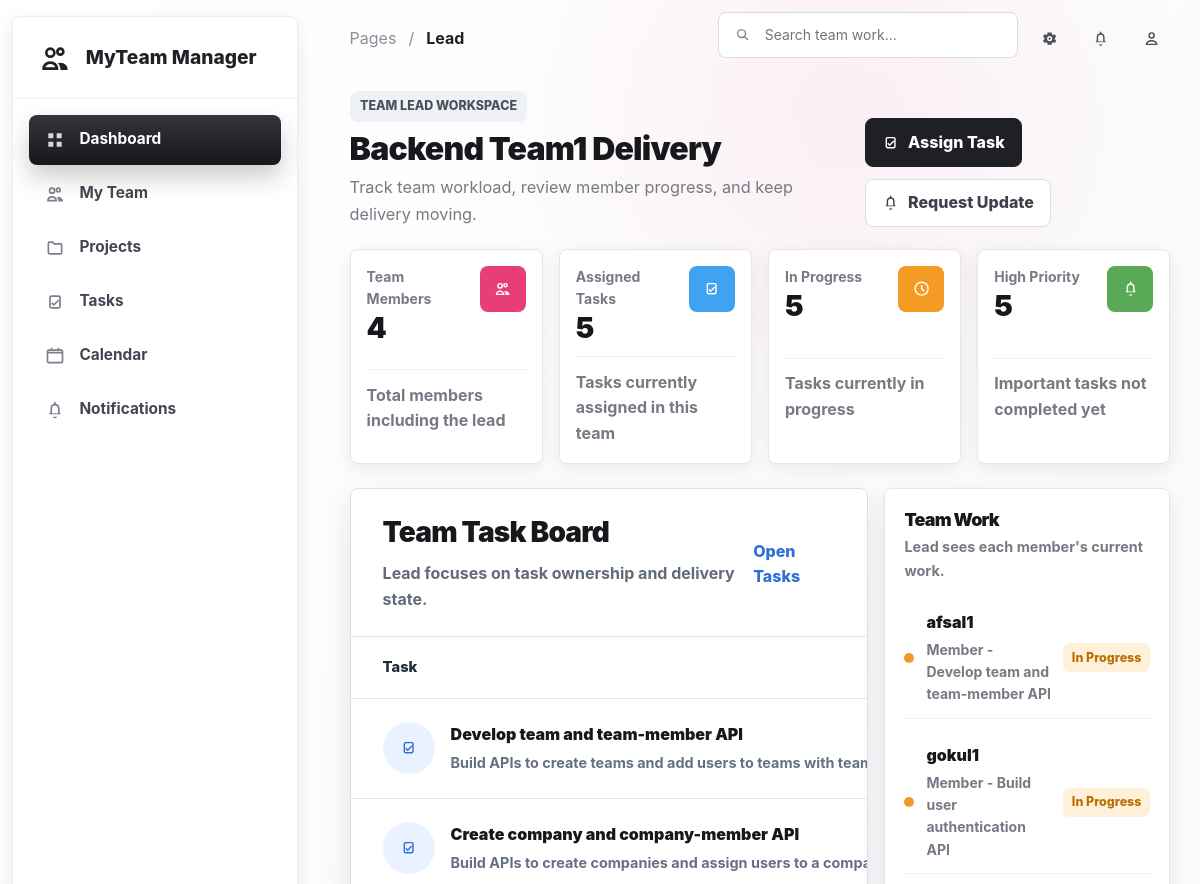
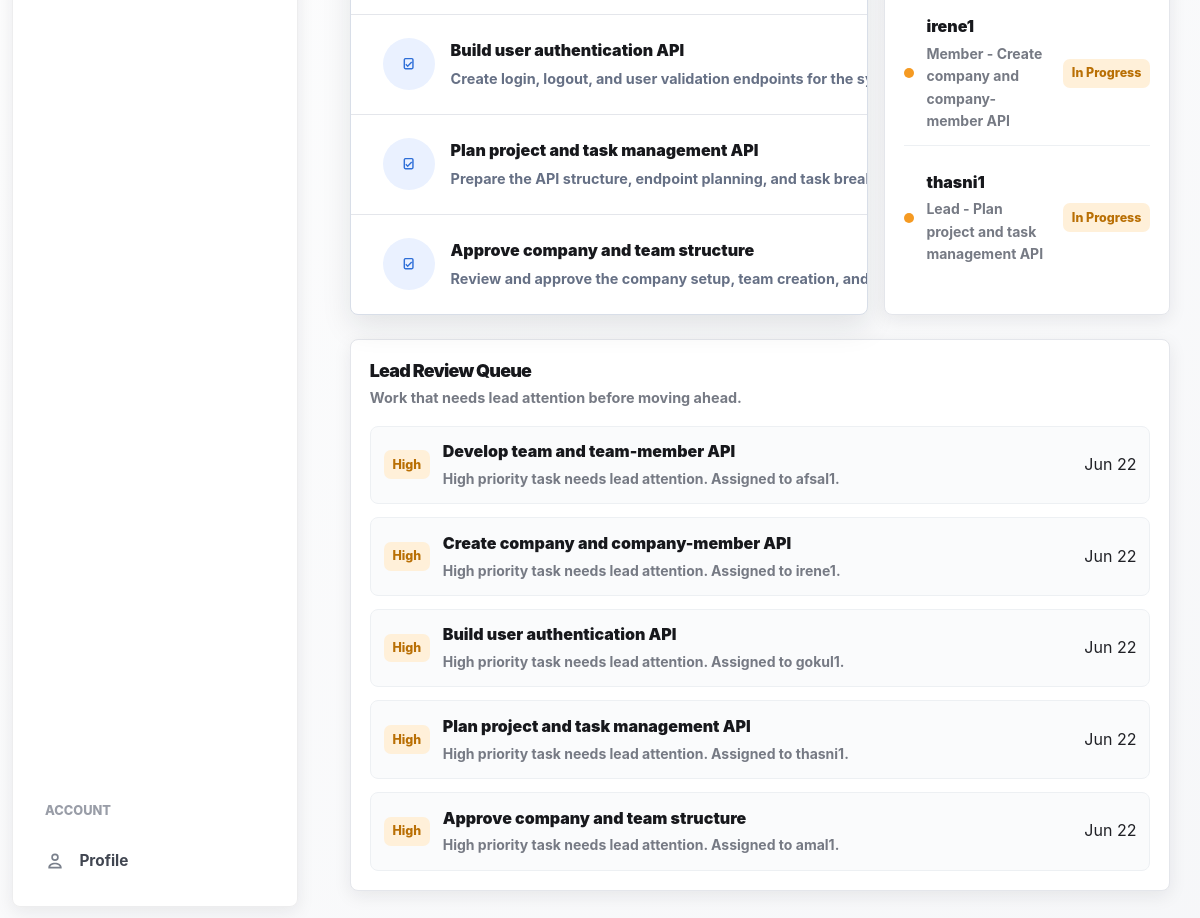
The page /dashboard/ (signed in) on the database its author committed (2 pictures, top to bottom).
### teams/models.py (models this page shows, shortened)
class Team(models.Model):
    company = models.ForeignKey(Company, on_delete=models.CASCADE)
    name = models.CharField(max_length=200)
    description = models.TextField(blank=True, null=True)
    department = models.CharField(max_length=100, blank=True, null=True)
    created_at = models.DateTimeField(auto_now_add=True)
    updated_at = models.DateTimeField(auto_now=True)

### tasks/models.py (models this page shows, shortened)
class Task(models.Model):
    STATUS_CHOICES = [
        ("todo", "To Do"),
        ("in_progress", "In Progress"),
        ("done", "Done"),
    ]
    PRIORITY_CHOICES = [
        ("low", "Low"),
        ("medium", "Medium"),
        ("high", "High"),
    ]
    project = models.ForeignKey(Project, on_delete=models.CASCADE)
    assigned_to = models.ForeignKey(
        settings.AUTH_USER_MODEL,
        on_delete=models.CASCADE,
        related_name="assigned_tasks",
    )
    title = models.CharField(max_length=200)
    description = models.TextField(blank=True, null=True)
    status = models.CharField(max_length=20, choices=STATUS_CHOICES, default="todo")
    priority = models.CharField(max_length=20, choices=PRIORITY_CHOICES, default="medium")
    due_date = models.DateField(blank=True, null=True)
    created_at = models.DateTimeField(auto_now_add=True)
    updated_at = models.DateTimeField(auto_now=True)

### accounts/models.py (models this page shows)
class User(AbstractUser):
    email = models.EmailField(unique=True)
    phone_number = models.CharField(max_length=15, blank=True, null=True)
    updated_at = models.DateTimeField(auto_now=True)

### dashboard/views.py (the view, shortened to what this page needs)
# urls.py: path('', include('dashboard.urls')),
@login_required(login_url="sign_in")
def dashboard(request):
    company_member = CompanyMember.objects.filter(user=request.user).first()
    if company_member:
        if company_member.role == "company_admin":
            return render(request, "role_dashboards/company_admin_dashboard.html")
        if company_member.role == "lead":
            lead_team_member = TeamMember.objects.filter(
                user=request.user,
                role="lead",
            ).select_related("team").first()
            team = lead_team_member.team if lead_team_member else None
            team_members = TeamMember.objects.none()
            available_projects = Project.objects.none()
            team_tasks = Task.objects.none()
            if team:
                team_members = TeamMember.objects.filter(team=team).select_related("user")
                available_projects = Project.objects.filter(team=team).order_by("name")
                team_tasks = Task.objects.filter(project__team=team).select_related(
                    "assigned_to",
                    "project",
                ).order_by("due_date", "-updated_at")
            team_member_count = team_members.count()
            assigned_task_count = team_tasks.count()
            in_progress_task_count = team_tasks.filter(status="in_progress").count()
            high_priority_task_count = team_tasks.filter(priority="high").exclude(status="done").count()
            team_work_data = []
            for member in team_members:
                active_task = team_tasks.filter(
                    assigned_to=member.user,
                ).exclude(status="done").order_by("due_date", "-updated_at").first()
                team_work_data.append({
                    "member_name": member.user.username,
                    "member_role": member.get_role_display(),
                    "task_title": active_task.title if active_task else "No active task",
                    "task_status": active_task.get_status_display() if active_task else "Free",
                    "status_class": _status_badge_class(active_task.status) if active_task else "status-done",
                })
            team_task_rows = []
            for task in team_tasks:
                team_task_rows.append({
                    "title": task.title,
                    "description": task.description or "No description added",
                    "description_value": task.description or "",
                    "id": task.id,
                    "project_id": task.project.id,
                    "project_name": task.project.name,
                    "assigned_to_id": task.assigned_to.id,
                    "member_name": task.assigned_to.username,
                    "task_status": task.get_status_display(),
                    "status_value": task.status,
                    "status_class": _status_badge_class(task.status),
                    "task_priority": task.get_priority_display(),
                    "priority_value": task.priority,
                    "priority_class": _priority_badge_class(task.priority),
                    "task_due_date": task.due_date,
                })
            today = timezone.localdate()
            review_due_limit = today + timedelta(days=3)
            lead_review_tasks = []
            review_tasks = team_tasks.exclude(status="done")
            for task in review_tasks:
                reason = ""
                badge_text = "Review"
                badge_class = "badge-orange"
                if task.priority == "high":
                    reason = "High priority task needs lead attention."
                    badge_text = "High"
                    badge_class = "badge-orange"
                elif task.due_date and task.due_date < today:
                    reason = "This task is overdue."
                    badge_text = "Overdue"
                    badge_class = "badge-orange"
                elif task.due_date and task.due_date <= review_due_limit:
                    reason = "This task is due soon."
                    badge_text = "Due Soon"
                    badge_class = "badge-blue"
                elif task.status == "in_progress":
                    reason = "Check progress and remove blockers if needed."
                    badge_text = "Progress"
                    badge_class = "badge-blue"
                if reason:
                    lead_review_tasks.append({
                        "badge_text": badge_text,
                        "badge_class": badge_class,
                        "title": task.title,
                        "reason": reason,
                        "member_name": task.assigned_to.username,
                        "due_date": task.due_date,
                    })
            context = {
                "team_name": team.name if team else "No Team Assigned",
                "team_members": team_members,
                "available_projects": available_projects,
                "team_member_count": team_member_count,
                "assigned_task_count": assigned_task_count,
                "in_progress_task_count": in_progress_task_count,
                "high_priority_task_count": high_priority_task_count,
                "team_work_data": team_work_data,
                "team_task_rows": team_task_rows,
                "lead_review_tasks": lead_review_tasks[:5],
            }
            return render(request, "role_dashboards/lead_dashboard.html", context)
        if company_member.role == "member":
            return render(request, "role_dashboards/member_dashboard.html")
    return render(request, "dashboard.html")

### dashboard/templates/role_dashboards/lead_dashboard.html (shortened to what this page needs)
{% load static %}
<!DOCTYPE html>
<html lang="en">
<head>
  <link rel="stylesheet" href="{% static 'css/material-dashboard.css' %}">
  <link rel="stylesheet" href="{% static 'css/workspace.css' %}">
  <link rel="stylesheet" href="{% static 'css/role-dashboards.css' %}">
</head>
<body class="workspace-page role-shell">
  <aside class="module-sidebar">
    <a class="brand" href="{% url 'dashboard' %}">
      <span class="brand-icon"><svg><use href="#icon-logo"></use></svg></span>
      <span>MyTeam Manager</span>
    </a>
    <nav class="sidebar-nav" aria-label="Lead navigation">
      <a class="nav-link active" href="{% url 'dashboard' %}"><svg><use href="#icon-dashboard"></use></svg><span>Dashboard</span></a>
      <a class="nav-link" href="{% url 'teams' %}"><svg><use href="#icon-users"></use></svg><span>My Team</span></a>
      <a class="nav-link" href="{% url 'projects' %}"><svg><use href="#icon-folder"></use></svg><span>Projects</span></a>
      <a class="nav-link" href="{% url 'tasks' %}"><svg><use href="#icon-task"></use></svg><span>Tasks</span></a>
      <a class="nav-link" href="{% url 'calendar' %}"><svg><use href="#icon-calendar"></use></svg><span>Calendar</span></a>
      <a class="nav-link" href="{% url 'notifications' %}"><svg><use href="#icon-bell"></use></svg><span>Notifications</span></a>
    </nav>
    <nav class="sidebar-account" aria-label="Account navigation">
      <p class="nav-section">Account</p>
      <a class="nav-link" href="{% url 'profile' %}"><svg><use href="#icon-user"></use></svg><span>Profile</span></a>
    </nav>
  </aside>
  <main class="module-main">
    {% include 'includes/module_topbar.html' with page_title='Lead' search_id='leadSearch' search_placeholder='Search team work...' %}
    <section class="page-heading">
      <div>
        <span class="role-kicker">Team lead workspace</span>
        <h1>{{ team_name }} Delivery</h1>
        <p>Track team workload, review member progress, and keep delivery moving.</p>
      </div>
      <div class="heading-actions">
        <button class="work-button primary-button" type="button" data-open-modal="assign-task">
          <svg><use href="#icon-task"></use></svg>
          <span>Assign Task</span>
        </button>
        <a class="work-button ghost-button" href="{% url 'notifications' %}">
          <svg><use href="#icon-bell"></use></svg>
          <span>Request Update</span>
        </a>
      </div>
    </section>
    <section class="metric-grid" aria-label="Lead summary">
      <article class="metric-card">
        <div><small>Team Members</small><strong>{{ team_member_count }}</strong></div>
        <span class="metric-icon"><svg><use href="#icon-users"></use></svg></span>
        <em>Total members including the lead</em>
      </article>
      <article class="metric-card">
        <div><small>Assigned Tasks</small><strong>{{ assigned_task_count }}</strong></div>
        <span class="metric-icon blue"><svg><use href="#icon-task"></use></svg></span>
        <em>Tasks currently assigned in this team</em>
      </article>
      <article class="metric-card">
        <div><small>In Progress</small><strong>{{ in_progress_task_count }}</strong></div>
        <span class="metric-icon orange"><svg><use href="#icon-clock"></use></svg></span>
        <em>Tasks currently in progress</em>
      </article>
      <article class="metric-card">
        <div><small>High Priority</small><strong>{{ high_priority_task_count }}</strong></div>
        <span class="metric-icon green"><svg><use href="#icon-bell"></use></svg></span>
        <em>Important tasks not completed yet</em>
      </article>
    </section>
    <section class="role-layout mt-4">
      <article class="panel task-board-card">
        <div class="section-head">
          <div>
            <h2>Team Task Board</h2>
            <p class="panel-subtitle">Lead focuses on task ownership and delivery state.</p>
          </div>
          <a href="{% url 'tasks' %}">Open Tasks</a>
        </div>
        <div class="table-responsive">
          <table class="table data-table task-board-table align-middle">
            <thead>
              <tr>
                <th>Task</th>
              </tr>
            </thead>
            <tbody>
              {% for row in team_task_rows %}
                <tr class="task-board-row" role="button" tabindex="0" data-open-modal="edit-task-{{ row.id }}" data-search-text="{{ row.title }} {{ row.description }} {{ row.project_name }} {{ row.member_name }} {{ row.task_status }} {{ row.task_priority }}">
                  <td>
                    <div class="title-cell">
                      <span class="summary-icon task-board-icon priority-icon-{{ row.priority_value }}"><svg><use href="#icon-task"></use></svg></span>
                      <div>
                        <strong>{{ row.title }}</strong>
                        <small>{{ row.description }}</small>
                      </div>
                    </div>
                  </td>
                </tr>
              {% empty %}
                <tr>
                  <td colspan="6">No tasks found for this team.</td>
                </tr>
              {% endfor %}
            </tbody>
          </table>
        </div>
      </article>
      <aside class="side-panel">
        <div class="section-head">
          <div>
            <h2>Team Work</h2>
            <p class="panel-subtitle">Lead sees each member's current work.</p>
          </div>
        </div>
        <div class="stack-list">
          {% for item in team_work_data %}
            <div class="stack-item" data-search-text="{{ item.member_name }} {{ item.task_title }} {{ item.task_status }}">
              <span class="dot orange"></span>
              <div>
                <strong>{{ item.member_name }}</strong>
                <small>{{ item.member_role }} - {{ item.task_title }}</small>
              </div>
              <span class="status-pill {{ item.status_class }}">{{ item.task_status }}</span>
            </div>
          {% endfor %}
        </div>
      </aside>
    </section>
    <section class="panel mt-4">
      <div class="section-head">
        <div>
          <h2>Lead Review Queue</h2>
          <p class="panel-subtitle">Work that needs lead attention before moving ahead.</p>
        </div>
      </div>
      <div class="focus-panel">
        {% for task in lead_review_tasks %}
          <div class="focus-row" data-search-text="{{ task.title }} {{ task.member_name }} {{ task.badge_text }}">
            <span class="badge-pill {{ task.badge_class }}">{{ task.badge_text }}</span>
            <div>
              <strong>{{ task.title }}</strong>
              <small>{{ task.reason }} Assigned to {{ task.member_name }}.</small>
            </div>
            <span>
              {% if task.due_date %}
                {{ task.due_date|date:"M d" }}
              {% else %}
                No date
              {% endif %}
            </span>
          </div>
        {% endfor %}
      </div>
    </section>
  </main>
</body>
</html>

### dashboard/templates/includes/module_topbar.html
<header class="module-topbar">
  <div class="breadcrumb-wrap">
    <span>Pages</span>
    <span>/</span>
    <strong>{{ page_title }}</strong>
  </div>
  <div class="topbar-actions">
    <label class="search-box" for="{{ search_id|default:'moduleSearch' }}">
      <svg><use href="#icon-search"></use></svg>
      <input id="{{ search_id|default:'moduleSearch' }}" type="search" placeholder="{{ search_placeholder|default:'Search...' }}" autocomplete="off" data-search-input>
    </label>
    <a class="icon-button" href="{% url 'settings' %}" aria-label="Settings"><svg><use href="#icon-settings"></use></svg></a>
    <a class="icon-button" href="{% url 'notifications' %}" aria-label="Notifications"><svg><use href="#icon-bell"></use></svg></a>
    <a class="icon-button" href="{% url 'profile' %}" aria-label="Profile"><svg><use href="#icon-user"></use></svg></a>
  </div>
</header>

### rows shown on the page
Team: name "Backend Team1"
Task: title "Develop team and team-member API", description "Build APIs to create teams and add users to teams with…", task_title "Develop team and team-member API", title "Develop team and team-member API", due_date "Jun 22"
Task: title "Create company and company-member API", description "Build APIs to create companies and assign users to a…", task_title "Create company and company-member API", title "Create company and company-member API", due_date "Jun 22"
Task: title "Build user authentication API", description "Create login, logout, and user validation endpoints for the…", task_title "Build user authentication API", title "Build user authentication API", due_date "Jun 22"
Task: title "Plan project and task management API", description "Prepare the API structure, endpoint planning, and task…", task_title "Plan project and task management API", title "Plan project and task management API", due_date "Jun 22"
Task: title "Approve company and team structure", description "Review and approve the company setup, team creation,…", title "Approve company and team structure", due_date "Jun 22"
User: member_name "afsal1", member_name "afsal1"
User: member_name "gokul1", member_name "gokul1"
User: member_name "irene1", member_name "irene1"
User: member_name "thasni1", member_name "thasni1"
User: member_name "amal1"

### other values the page prints
{{ page_title }} "Lead"
{{ team_member_count }} "4"
{{ assigned_task_count }} "5"
{{ in_progress_task_count }} "5"
{{ high_priority_task_count }} "5"
{{ item.member_role }} "Member" "Member" "Member" "Lead"
{{ item.task_status }} "In Progress" "In Progress" "In Progress" "In Progress"
{{ task.badge_text }} "High" "High" "High" "High" "High"
{{ task.reason }} "High priority task needs lead attention." "High priority task needs lead attention." "High priority task needs lead attention." "High priority task needs lead attention." "High priority task needs lead attention."
